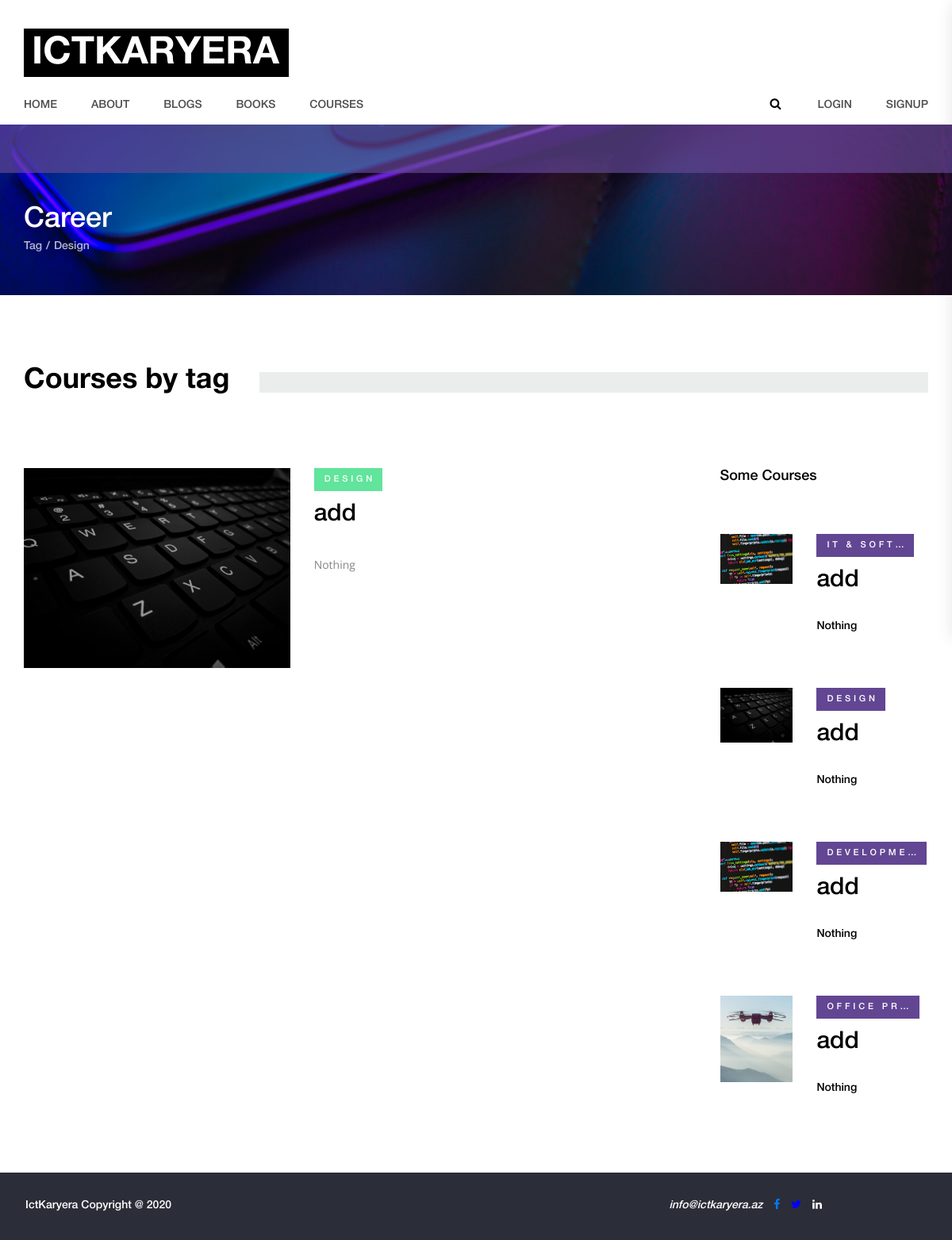
The page /course/Design/ on the database its author committed.
### ict_app/models.py (models this page shows, shortened)
class Course_category(models.Model):
    name = models.CharField(max_length=120)
    def __str__(self):
        return self.name

class Course(models.Model):
    title=models.CharField(max_length=50,default='add')
    content=models.TextField(default='Nothing')
    course_link=models.TextField(default='Nothing')
    image=models.ImageField( upload_to="course_images",blank=True, null=True)
    rank=models.IntegerField(default=0)
    created_date = models.DateTimeField(auto_now_add=True)
    tag = models.ForeignKey(Course_category, on_delete=models.CASCADE,blank=True, null=True)

### ict_app/views.py (the view)
# urls.py: path("course/<str:category>/",views.course_category,name='course_category'),
def course_category(request,category):
    name=category
    blogs=Course.objects.all().order_by('created_date')[:4]
    posts=Course.objects.filter(tag__name=name).order_by('-created_date')
    return render(request,'course_category.html',{"blogs":blogs,"posts":posts,"tag":name})

### ict_app/templates/course_category.html (shortened to what this page needs)
{% extends "base.html" %}
{% load thumbnail %}
{% load static %}
{% block links %}
<link rel="stylesheet" type="text/css" href="{% static 'styles/bootstrap-4.1.2/bootstrap.min.css' %}">
<link href="{% static 'plugins/font-awesome-4.7.0/css/font-awesome.min.css' %}" rel="stylesheet" type="text/css">
<link rel="stylesheet" type="text/css" href="{% static 'styles/category.css' %}">
<link rel="stylesheet" type="text/css" href="{% static 'styles/category_responsive.css' %}">
<link href="http://maxcdn.bootstrapcdn.com/font-awesome/4.1.0/css/font-awesome.min.css" rel="stylesheet">
{% endblock links %}
{% block content %}
	<div class="home">
		<div class="parallax_background parallax-window" data-parallax="scroll" data-image-src="{% static 'images/footer.jpg' %}" data-speed="0.8"></div>
		<div class="home_content_container">
			<div class="container">
				<div class="row">
					<div class="col">
						<div class="home_content">
							<div class="home_title">Career</div>
							<div class="breadcrumbs">
								<ul class="d-flex flex-row align-items-start justify-content-start">
									<li><a >Tag</a></li>
									<li>{{tag}}
									</li>
								</ul>
							</div>
						</div>
					</div>
				</div>
			</div>
		</div>
	</div>
	<div class="content_container">
		<div class="featured_title">
			<div class="container">
				<div class="row">
					<div class="col">
						<div class="section_title_container d-flex flex-row align-items-start justify-content-start">
							<div>
								<div class="section_title">Courses by tag</div>
							</div>
							<div class="section_bar"></div>
						</div>
					</div>
				</div>
				<div class="row">
					<div class="col-lg-9">
						<div class="posts">
							{% for blg in posts  %}
							<div class="post_item post_h_large">
								<div class="row">
									<div class="col-lg-5">
										<div class="post_image">
											{% if blg.image %}
													<a href="/courses/{{blg.id}}"><img  src="{{blg.image.url}}" width="{{im.width}}" height="{{im.height}}"></a>
											{% else %}
													<a href="/courses/{{blg.id}}"><img  src= "https://www.directivecommunication.net/wp-content/uploads/2014/03/no-image-found.jpg" width="{{im.width}}" height="{{im.height}}"></a>
											{% endif %}
										</div>
									</div>
									<div class="col-lg-7">
										<div class="post_content">
											<div class="post_category cat_world"><a >{{blg.tag.name}}</a></div>
											<div class="post_title"><a href="/courses/{{blg.id}}">{{blg.title}}</a></div>
											<div class="post_text">
												<p>
												{{blg.content|truncatechars:12}}
												</p>
											</div>
										</div>
									</div>
								</div>
							</div>
					{% empty %}
					<p>No Courses yet</p>
					{% endfor %}
						</div>
					</div>
					<div class="col-lg-3">
						<div class="sidebar">
							<div class="sidebar_latest">
								<div class="sidebar_title">Some Courses</div>
								<div class="latest_posts">
								{% for blg in blogs  %}
								<div class="post_item post_h_large">
									<div class="row">
										<div class="col-lg-5">
											<div class="post_image">
											{% if blg.image %}
													<a href="/courses/{{blg.id}}"><img  src="{{blg.image.url}}" width="{{im.width}}" height="{{im.height}}"></a>
											{% else %}
													<a href="/courses/{{blg.id}}"><img  src= "https://www.directivecommunication.net/wp-content/uploads/2014/03/no-image-found.jpg" width="{{im.width}}" height="{{im.height}}"></a>
											{% endif %}
											</div>
										</div>
										<div class="col-lg-7">
											<div class="post_content">
												<div class="post_category cat_technology"> <a  href="/course/{{blg.tag}}">{{blg.tag.name|truncatechars:10}}</a></div>
												<div class="post_title"><a href="/courses/{{blg.id}}">{{blg.title}}</a></div>
												<div class="post_text">
												{{blg.content|truncatechars:10}}
												</div>
											</div>
										</div>
									</div>
								</div>
								{% endfor %}
								</div>
							</div>
						</div>
					</div>
				</div>
			</div>
		</div>
	</div>
</div>
{% endblock content %}

### static/styles/category.css (style rules this page uses)
* { margin: 0; padding: 0; -webkit-font-smoothing: antialiased; -webkit-text-shadow: rgba(0,0,0,.01) 0 0 1px; text-shadow: rgba(0,0,0,.01) 0 0 1px; }
body { font-family: 'HelveticaNeueLTPro', sans-serif; font-size: 14px; font-weight: normal; background: #FFFFFF; color: #000000; }
div { display: block; position: relative; -webkit-box-sizing: border-box; -moz-box-sizing: border-box; box-sizing: border-box; }
ul { list-style: none; margin-bottom: 0px; }
p { font-family: 'Open Sans', sans-serif; font-size: 14px; line-height: 2.14; font-weight: 400; color: #878787; -webkit-font-smoothing: antialiased; -webkit-text-shadow: rgba(0,0,0,.01) 0 0 1px; text-shadow: rgba(0,0,0,.01) 0 0 1px; }
p:last-of-type { margin-bottom: 0; }
.parallax-window { min-height: 400px; background: transparent; }
.parallax_background { position: absolute; top: 0; left: 0; width: 100%; height: 100%; }
.section_title_container > div:first-child { margin-right: 38px; }
.section_title { font-size: 36px; font-weight: bold; line-height: 0.75; color: #000000; white-space: nowrap; }
.section_bar { width: 100%; height: 26px; background: #ebeded; margin-top: 1px; }
.cat_technology { background: #624693 !important; }
.cat_world { background: #61e49b !important; }
.cat_technology a, .cat_world a, .cat_video a, .cat_party a { color: #FFFFFF !important; }
.home { width: 100%; height: 215px; }
.home::before { display: block; position: absolute; left: 0; width: 100%; content: ''; background: rgba(98,70,147,0.7); z-index: 10; }
.home::before { top: 0; height: 61px; }
.home_content_container { position: absolute; left: 0; bottom: 0; width: 100%; }
.home_content { padding-bottom: 50px; }
.home_title { font-size: 36px; color: #FFFFFF; line-height: 0.75; }
.breadcrumbs { margin-top: 9px; }
.breadcrumbs ul li:not(:last-child)::after { display: inline-block; content: '/'; margin-left: 5px; margin-right: 5px; }
.breadcrumbs ul li, .breadcrumbs ul li a { font-size: 14px; color: rgba(255,255,255,0.71); }
.breadcrumbs ul li a { -webkit-transition: all 200ms ease; -moz-transition: all 200ms ease; -ms-transition: all 200ms ease; -o-transition: all 200ms ease; transition: all 200ms ease; }
.content_container { padding-top: 96px; padding-bottom: 95px; background: #FFFFFF; }
.post_item { width: 100%; }
.post_h_large:not(:last-child) { margin-bottom: 66px; }
.post_image { width: 100%; }
.post_image img { max-width: 100%; }
.post_category { display: inline-block; height: 29px; padding-left: 13px; padding-right: 13px; }
.post_category a { display: block; font-size: 11px; text-transform: uppercase; letter-spacing: 0.35em; color: #FFFFFF; line-height: 29px; margin-right: -0.35em; }
.post_title a { -webkit-transition: all 200ms ease; -moz-transition: all 200ms ease; -ms-transition: all 200ms ease; -o-transition: all 200ms ease; transition: all 200ms ease; }
.post_v_large .post_title, .post_h_large .post_title, .post_v_med .post_title { margin-top: 13px; }
.post_v_large .post_title a, .post_h_large .post_title a, .post_v_med .post_title a { font-size: 30px; color: #000000; line-height: 1.2; }
.post_text { margin-top: 29px; }
.posts { margin-top: 95px; }
.sidebar { width: 100%; padding-top: 93px; }
.sidebar_title { font-size: 18px; color: #000000; }
.latest_posts { margin-top: 58px; }

### rows shown on the page
Course_category: name "Design"
Course: image (picture), tag.name "DESIGN", title "add", content "Nothing"
Course: image (picture), tag.name "IT & SOFT…", title "add", content "Nothing"
Course: image (picture), tag.name "DEVELOPME…", title "add", content "Nothing"
Course: image (picture), tag.name "OFFICE PR…", title "add", content "Nothing"
